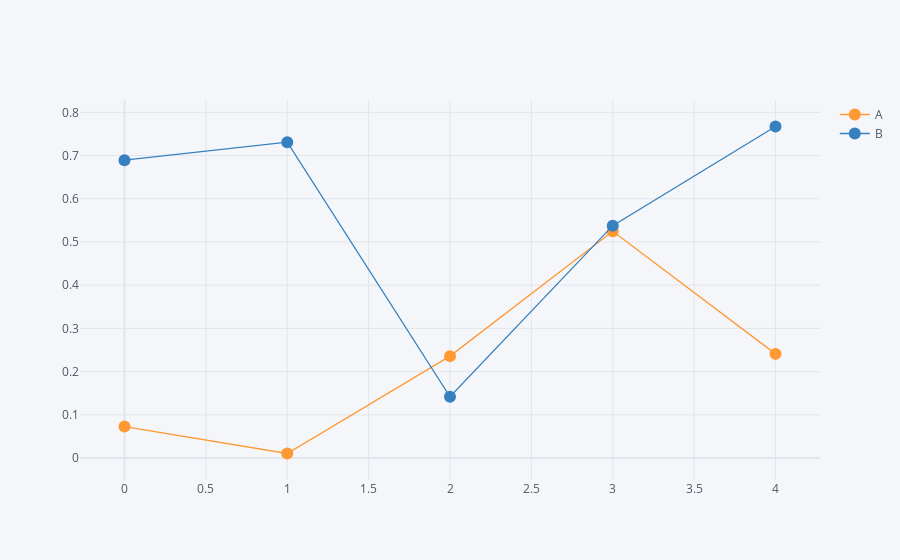

Write notebook code for a chart like this one.
### Markdown cell above
#### [ line 그래프 구간 표시하기 ]

### Code cell
df.iplot(kind = 'scatter', mode = 'lines+markers')

### Figure 1 — Plotly figure (JSON) as saved in the notebook; plotly's stock layout.template omitted (floating-point values rounded to 4 significant figures)
{"data": [{"line": {"color": "rgba(255, 153, 51, 1.0)", "dash": "solid", "shape": "linear", "width": 1.3}, "marker": {"size": 12, "symbol": "circle"}, "mode": "lines+markers", "name": "A", "text": "", "type": "scatter", "x": [0, 1, 2, 3, 4], "y": [0.07282, 0.01052, 0.2358, 0.5247, 0.241]}, {"line": {"color": "rgba(55, 128, 191, 1.0)", "dash": "solid", "shape": "linear", "width": 1.3}, "marker": {"size": 12, "symbol": "circle"}, "mode": "lines+markers", "name": "B", "text": "", "type": "scatter", "x": [0, 1, 2, 3, 4], "y": [0.6892, 0.7308, 0.1419, 0.5378, 0.7672]}], "layout": {"legend": {"bgcolor": "#F5F6F9", "font": {"color": "#4D5663"}}, "paper_bgcolor": "#F5F6F9", "plot_bgcolor": "#F5F6F9", "title": {"font": {"color": "#4D5663"}}, "xaxis": {"gridcolor": "#E1E5ED", "showgrid": true, "tickfont": {"color": "#4D5663"}, "title": {"font": {"color": "#4D5663"}, "text": ""}, "zerolinecolor": "#E1E5ED"}, "yaxis": {"gridcolor": "#E1E5ED", "showgrid": true, "tickfont": {"color": "#4D5663"}, "title": {"font": {"color": "#4D5663"}, "text": ""}, "zerolinecolor": "#E1E5ED"}}}
